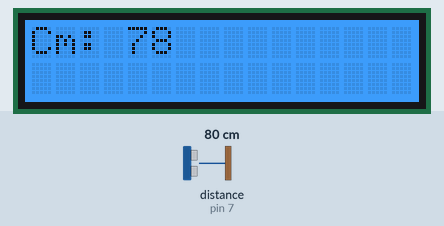
Simulated run of this sketch. Board: Arduino Uno, built with avr-gcc and run on an emulated ATmega328P. Shown: 16×2 character LCD. The test bench sets the inputs (shaded band); at power-on: distance to the obstacle (sensor on pin 7) 80 cm. What the sketch prints to the serial monitor is not drawn.

Above: at 2.2 s.
2.3 s: distance to the obstacle (sensor on pin 7) set to 23 cm
At 2.8 s:
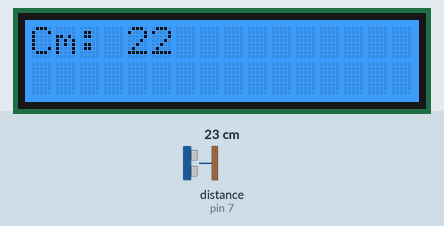
3.8 s: distance to the obstacle (sensor on pin 7) set to 18 cm
At 4.06 s:
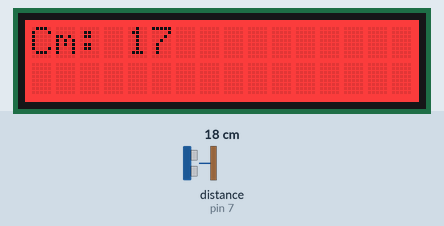
6.3 s: distance to the obstacle (sensor on pin 7) set to 2 cm
At 7.7 s:
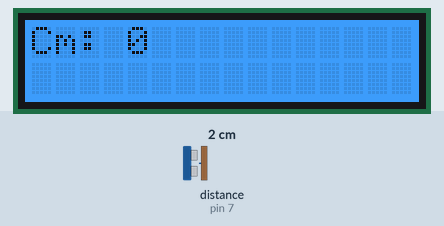
Timing chart, 0 to 9.3 s (numbered marks = the images above; inputs shaded):
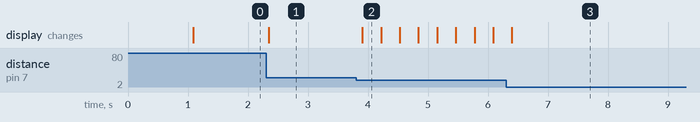

The sketch:

script.ino
```cpp
#include <Wire.h>
#include "rgb_lcd.h"
#include "Ultrasonic.h"

rgb_lcd lcd;
Ultrasonic ultrasonic(7);
bool blinkState = true;

void setup() {
    Serial.begin(9600);
    lcd.begin(16, 2);
    lcd.setRGB(0, 128, 255);
    lcd.print("Test Distance");
    delay(1000);
}

void loop() {
    // On récupère la valeur en pouces qui, elle, fonctionne
    long inches = ultrasonic.MeasureInInches();

    // On calcule manuellement les centimètres
    // 1 inch = 2.54 cm
    long cm = inches * 2.54;

    // Debug série
    Serial.print("Inches: "); Serial.print(inches);
    Serial.print(" | CM calc: "); Serial.println(cm);

    // Affichage LCD
    lcd.clear();


    lcd.setCursor(0, 0);
    lcd.print("Cm: ");
    lcd.print(cm);

    // Alerte couleur
    if (cm > 0 && cm < 20) {
      if(blinkState){
        lcd.setRGB(255, 0, 0); // Rouge si proche
      }else{
        lcd.setRGB(0, 0, 255);
      }
      blinkState = !blinkState;
    } else {
        lcd.setRGB(0, 128, 255); // Bleu
    }

    delay(300);
}
```

Measured:
- the behaviour switches between 21 and 20 cm on distance to the obstacle (sensor on pin 7) (found by bisection; images 1 and 2)
- after the input at 2.3 s, the display: changes after 0.05 s (image 1)
- after the input at 3.8 s, the display: changes after 0.11 s (image 2)
- after the input at 6.3 s, the display: changes after 0.10 s (image 3)
